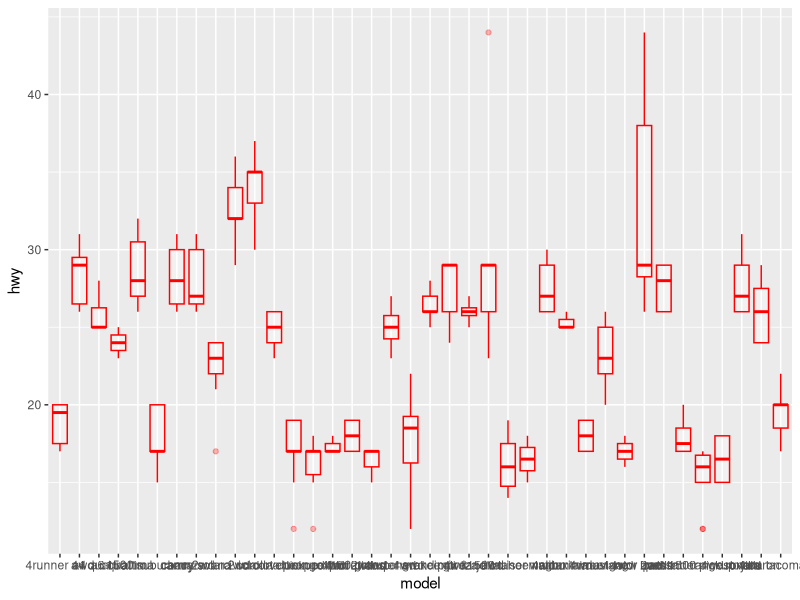

R code for this plot:
## ---- chunk 1
library(tidyverse)

mpg %>% ggplot(aes(model, hwy)) +
  geom_boxplot(color = "red", alpha  = 0.3)

